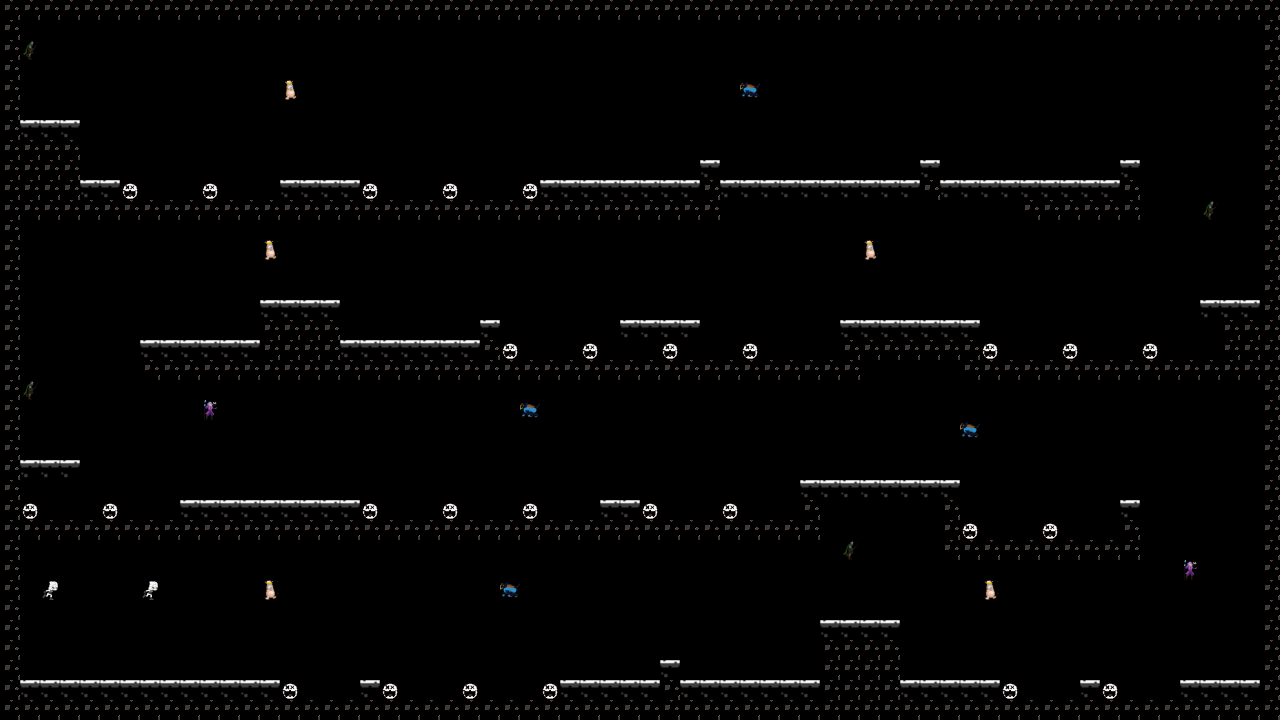

A level layout from a 2D game, rendered from its tile map. Below: a short description, then the map file with its tile-grid data intact:
An orthogonal 64x36 tile map with 20x20 px tiles, 1 tile layer (Camada de Blocos 1), 8 tilesets.

<map version="1.9" tiledversion="1.9.2" orientation="orthogonal" renderorder="right-down" width="64" height="36" tilewidth="20" tileheight="20" infinite="0" nextlayerid="2" nextobjectid="1">
 <tileset firstgid="1" name="espinho_tile" tilewidth="20" tileheight="20" tilecount="1" columns="1">
  <image source="../assets/mundo/espinho_tile.png" width="20" height="20" />
 </tileset>
 <tileset firstgid="2" name="ground_tile" tilewidth="20" tileheight="20" tilecount="1" columns="1">
  <image source="../assets/mundo/ground_tile.png" width="20" height="20" />
 </tileset>
 <tileset firstgid="3" name="ground2_tile" tilewidth="20" tileheight="20" tilecount="1" columns="1">
  <image source="../assets/mundo/ground2_tile.png" width="20" height="20" />
 </tileset>
 <tileset firstgid="4" name="tile_arqueiro" tilewidth="20" tileheight="20" tilecount="1" columns="1">
  <image source="../assets/inimigos/tile_arqueiro.png" width="20" height="20" />
 </tileset>
 <tileset firstgid="5" name="tile_boss" tilewidth="20" tileheight="20" tilecount="1" columns="1">
  <image source="../assets/inimigos/tile_boss.png" width="20" height="20" />
 </tileset>
 <tileset firstgid="6" name="tile_enemy1" tilewidth="20" tileheight="20" tilecount="1" columns="1">
  <image source="../assets/inimigos/tile_enemy1.png" width="20" height="20" />
 </tileset>
 <tileset firstgid="7" name="player" tilewidth="20" tileheight="20" tilecount="1" columns="1">
  <image source="../assets/personagem/player.png" width="20" height="20" />
 </tileset>
 <tileset firstgid="8" name="aleatorio" tilewidth="20" tileheight="20" tilecount="1" columns="1">
  <image source="../assets/inimigos/aleatorio.png" width="20" height="20" />
 </tileset>
 <layer id="1" name="Camada de Blocos 1" width="64" height="36">
  <data encoding="csv">
3,3,3,3,3,3,3,3,3,3,3,3,3,3,3,3,3,3,3,3,3,3,3,3,3,3,3,3,3,3,3,3,3,3,3,3,3,3,3,3,3,3,3,3,3,3,3,3,3,3,3,3,3,3,3,3,3,3,3,3,3,3,3,3,
3,0,0,0,0,0,0,0,0,0,0,0,0,0,0,0,0,0,0,0,0,0,0,0,0,0,0,0,0,0,0,0,0,0,0,0,0,0,0,0,0,0,0,0,0,0,0,0,0,0,0,0,0,0,0,0,0,0,0,0,0,0,0,3,
3,4,0,0,0,0,0,0,0,0,0,0,0,0,0,0,0,0,0,0,0,0,0,0,0,0,0,0,0,0,0,0,0,0,0,0,0,0,0,0,0,0,0,0,0,0,0,0,0,0,0,0,0,0,0,0,0,0,0,0,0,0,0,3,
3,0,0,0,0,0,0,0,0,0,0,0,0,0,0,0,0,0,0,0,0,0,0,0,0,0,0,0,0,0,0,0,0,0,0,0,0,0,0,0,0,0,0,0,0,0,0,0,0,0,0,0,0,0,0,0,0,0,0,0,0,0,0,3,
3,0,0,0,0,0,0,0,0,0,0,0,0,0,8,0,0,0,0,0,0,0,0,0,0,0,0,0,0,0,0,0,0,0,0,0,0,6,0,0,0,0,0,0,0,0,0,0,0,0,0,0,0,0,0,0,0,0,0,0,0,0,0,3,
3,0,0,0,0,0,0,0,0,0,0,0,0,0,0,0,0,0,0,0,0,0,0,0,0,0,0,0,0,0,0,0,0,0,0,0,0,0,0,0,0,0,0,0,0,0,0,0,0,0,0,0,0,0,0,0,0,0,0,0,0,0,0,3,
3,2,2,2,0,0,0,0,0,0,0,0,0,0,0,0,0,0,0,0,0,0,0,0,0,0,0,0,0,0,0,0,0,0,0,0,0,0,0,0,0,0,0,0,0,0,0,0,0,0,0,0,0,0,0,0,0,0,0,0,0,0,0,3,
3,3,3,3,0,0,0,0,0,0,0,0,0,0,0,0,0,0,0,0,0,0,0,0,0,0,0,0,0,0,0,0,0,0,0,0,0,0,0,0,0,0,0,0,0,0,0,0,0,0,0,0,0,0,0,0,0,0,0,0,0,0,0,3,
3,3,3,3,0,0,0,0,0,0,0,0,0,0,0,0,0,0,0,0,0,0,0,0,0,0,0,0,0,0,0,0,0,0,0,2,0,0,0,0,0,0,0,0,0,0,2,0,0,0,0,0,0,0,0,0,2,0,0,0,0,0,0,3,
3,3,3,3,2,2,1,0,0,0,1,0,0,0,2,2,2,2,1,0,0,0,1,0,0,0,1,2,2,2,2,2,2,2,2,3,2,2,2,2,2,2,2,2,2,2,3,2,2,2,2,2,2,2,2,2,3,0,0,0,0,0,0,3,
3,3,3,3,3,3,3,3,3,3,3,3,3,3,3,3,3,3,3,3,3,3,3,3,3,3,3,3,3,3,3,3,3,3,3,3,0,0,0,0,0,0,0,0,0,0,0,0,0,0,0,3,3,3,3,3,3,0,0,0,4,0,0,3,
3,0,0,0,0,0,0,0,0,0,0,0,0,0,0,0,0,0,0,0,0,0,0,0,0,0,0,0,0,0,0,0,0,0,0,0,0,0,0,0,0,0,0,0,0,0,0,0,0,0,0,0,0,0,0,0,0,0,0,0,0,0,0,3,
3,0,0,0,0,0,0,0,0,0,0,0,0,8,0,0,0,0,0,0,0,0,0,0,0,0,0,0,0,0,0,0,0,0,0,0,0,0,0,0,0,0,0,8,0,0,0,0,0,0,0,0,0,0,0,0,0,0,0,0,0,0,0,3,
3,0,0,0,0,0,0,0,0,0,0,0,0,0,0,0,0,0,0,0,0,0,0,0,0,0,0,0,0,0,0,0,0,0,0,0,0,0,0,0,0,0,0,0,0,0,0,0,0,0,0,0,0,0,0,0,0,0,0,0,0,0,0,3,
3,0,0,0,0,0,0,0,0,0,0,0,0,0,0,0,0,0,0,0,0,0,0,0,0,0,0,0,0,0,0,0,0,0,0,0,0,0,0,0,0,0,0,0,0,0,0,0,0,0,0,0,0,0,0,0,0,0,0,0,0,0,0,3,
3,0,0,0,0,0,0,0,0,0,0,0,0,2,2,2,2,0,0,0,0,0,0,0,0,0,0,0,0,0,0,0,0,0,0,0,0,0,0,0,0,0,0,0,0,0,0,0,0,0,0,0,0,0,0,0,0,0,0,0,2,2,2,3,
3,0,0,0,0,0,0,0,0,0,0,0,0,3,3,3,3,0,0,0,0,0,0,0,2,0,0,0,0,0,0,2,2,2,2,0,0,0,0,0,0,0,2,2,2,2,2,2,2,0,0,0,0,0,0,0,0,0,0,0,0,3,3,3,
3,0,0,0,0,0,0,2,2,2,2,2,2,3,3,3,3,2,2,2,2,2,2,2,3,1,0,0,0,1,0,0,0,1,0,0,0,1,0,0,0,0,3,3,3,3,3,3,3,1,0,0,0,1,0,0,0,1,0,0,0,3,3,3,
3,0,0,0,0,0,0,3,3,3,3,3,3,3,3,3,3,3,3,3,3,3,3,3,3,3,3,3,3,3,3,3,3,3,3,3,3,3,3,3,3,3,3,0,0,0,0,0,3,3,3,3,3,3,3,3,3,3,3,3,3,3,3,3,
3,4,0,0,0,0,0,0,0,0,0,0,0,0,0,0,0,0,0,0,0,0,0,0,0,0,0,0,0,0,0,0,0,0,0,0,0,0,0,0,0,0,0,0,0,0,0,0,0,0,0,0,0,0,0,0,0,0,0,0,0,0,0,3,
3,0,0,0,0,0,0,0,0,0,5,0,0,0,0,0,0,0,0,0,0,0,0,0,0,0,6,0,0,0,0,0,0,0,0,0,0,0,0,0,0,0,0,0,0,0,0,0,0,0,0,0,0,0,0,0,0,0,0,0,0,0,0,3,
3,0,0,0,0,0,0,0,0,0,0,0,0,0,0,0,0,0,0,0,0,0,0,0,0,0,0,0,0,0,0,0,0,0,0,0,0,0,0,0,0,0,0,0,0,0,0,0,6,0,0,0,0,0,0,0,0,0,0,0,0,0,0,3,
3,0,0,0,0,0,0,0,0,0,0,0,0,0,0,0,0,0,0,0,0,0,0,0,0,0,0,0,0,0,0,0,0,0,0,0,0,0,0,0,0,0,0,0,0,0,0,0,0,0,0,0,0,0,0,0,0,0,0,0,0,0,0,3,
3,2,2,2,0,0,0,0,0,0,0,0,0,0,0,0,0,0,0,0,0,0,0,0,0,0,0,0,0,0,0,0,0,0,0,0,0,0,0,0,0,0,0,0,0,0,0,0,0,0,0,0,0,0,0,0,0,0,0,0,0,0,0,3,
3,0,0,0,0,0,0,0,0,0,0,0,0,0,0,0,0,0,0,0,0,0,0,0,0,0,0,0,0,0,0,0,0,0,0,0,0,0,0,0,2,2,2,2,2,2,2,2,0,0,0,0,0,0,0,0,0,0,0,0,0,0,0,3,
3,1,0,0,0,1,0,0,0,2,2,2,2,2,2,2,2,2,1,0,0,0,1,0,0,0,1,0,0,0,2,2,1,0,0,0,1,0,0,0,3,0,0,0,0,0,0,3,0,0,0,0,0,0,0,0,2,0,0,0,0,0,0,3,
3,3,3,3,3,3,3,3,3,3,3,3,3,3,3,3,3,3,3,3,3,3,3,3,3,3,3,3,3,3,3,3,3,3,3,3,3,3,3,3,3,0,0,0,0,0,0,3,1,0,0,0,1,0,0,0,3,0,0,0,0,0,0,3,
3,0,0,0,0,0,0,0,0,0,0,0,0,0,0,0,0,0,0,0,0,0,0,0,0,0,0,0,0,0,0,0,0,0,0,0,0,0,0,0,0,0,4,0,0,0,0,3,3,3,3,3,3,3,3,3,3,0,0,0,0,0,0,3,
3,0,0,0,0,0,0,0,0,0,0,0,0,0,0,0,0,0,0,0,0,0,0,0,0,0,0,0,0,0,0,0,0,0,0,0,0,0,0,0,0,0,0,0,0,0,0,0,0,0,0,0,0,0,0,0,0,0,0,5,0,0,0,3,
3,0,7,0,0,0,0,7,0,0,0,0,0,8,0,0,0,0,0,0,0,0,0,0,0,6,0,0,0,0,0,0,0,0,0,0,0,0,0,0,0,0,0,0,0,0,0,0,0,8,0,0,0,0,0,0,0,0,0,0,0,0,0,3,
3,0,0,0,0,0,0,0,0,0,0,0,0,0,0,0,0,0,0,0,0,0,0,0,0,0,0,0,0,0,0,0,0,0,0,0,0,0,0,0,0,0,0,0,0,0,0,0,0,0,0,0,0,0,0,0,0,0,0,0,0,0,0,3,
3,0,0,0,0,0,0,0,0,0,0,0,0,0,0,0,0,0,0,0,0,0,0,0,0,0,0,0,0,0,0,0,0,0,0,0,0,0,0,0,0,2,2,2,2,0,0,0,0,0,0,0,0,0,0,0,0,0,0,0,0,0,0,3,
3,0,0,0,0,0,0,0,0,0,0,0,0,0,0,0,0,0,0,0,0,0,0,0,0,0,0,0,0,0,0,0,0,0,0,0,0,0,0,0,0,3,3,3,3,0,0,0,0,0,0,0,0,0,0,0,0,0,0,0,0,0,0,3,
3,0,0,0,0,0,0,0,0,0,0,0,0,0,0,0,0,0,0,0,0,0,0,0,0,0,0,0,0,0,0,0,0,2,0,0,0,0,0,0,0,3,3,3,3,0,0,0,0,0,0,0,0,0,0,0,0,0,0,0,0,0,0,3,
3,2,2,2,2,2,2,2,2,2,2,2,2,2,1,0,0,0,2,1,0,0,0,1,0,0,0,1,2,2,2,2,2,3,2,2,2,2,2,2,2,3,3,3,3,2,2,2,2,2,1,0,0,0,2,1,0,0,0,2,2,2,2,3,
3,3,3,3,3,3,3,3,3,3,3,3,3,3,3,3,3,3,3,3,3,3,3,3,3,3,3,3,3,3,3,3,3,3,3,3,3,3,3,3,3,3,3,3,3,3,3,3,3,3,3,3,3,3,3,3,3,3,3,3,3,3,3,3
</data>
 </layer>
</map>